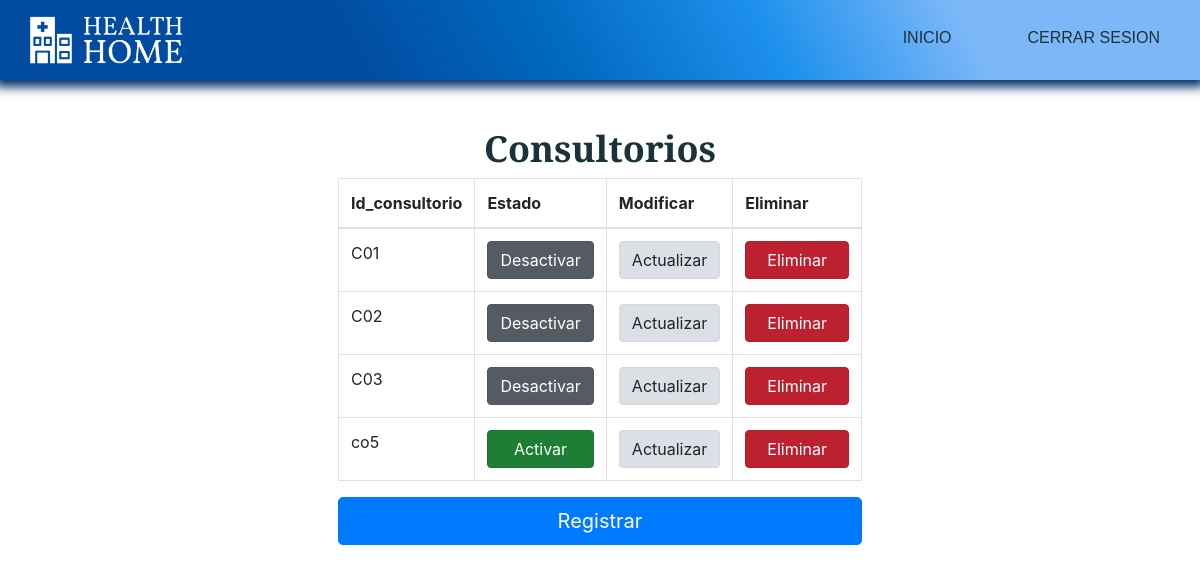
The page /index.php?c=Administrador&a=gestion_consult on the database its author committed.
### tables this page shows
CREATE TABLE `consultorios` (
  `id_consultorios` varchar(3) NOT NULL,
  `estado_consult` tinyint(1) NOT NULL,
  `create_consult` datetime NOT NULL DEFAULT current_timestamp()
);

### controllers/Administrador.php (called while the page is built, shortened)
<?php
	class AdministradorController {
		public function __construct(){
			require_once "models/AdministradorModel.php";
		}
		public function gestion_consult(){
			$consult = new Administrador_model();
			$data["consultorios"] = $consult->get_consultorios();
			require_once "views/administrador/gestion_consult/gestion_consult.php";
		}
	}
?>

### config/database.php (called while the page is built)
<?php
	class Conectar {
		public static function conexion(){
			$conexion = new mysqli("localhost", "root", "", "clinica_health_home");
			return $conexion;
		}
	}
?>

### models/AdministradorModel.php (called while the page is built, shortened)
<?php
	class Administrador_model {
		private $db;
		private $consultorios;
		public function __construct(){
			$this->db = Conectar::conexion();
			$this->consultorios = array();
		}
		public function get_consultorios()
		{
			$sql = "SELECT * FROM consultorios";
			$resultado = $this->db->query($sql);
			while($row = $resultado->fetch_assoc())
			{
				$this->consultorios[] = $row;
			}
			return $this->consultorios;
		}
	}
?>

### views/administrador/gestion_consult/gestion_consult.php (the view, shortened to what this page needs)
<!DOCTYPE html>
<html lang="en">
<head>
    <link rel="stylesheet" href="assets/css/estilos.css">
    <link rel="stylesheet" href="https://stackpath.bootstrapcdn.com/bootstrap/4.4.1/css/bootstrap.min.css">
    <link rel="stylesheet" type="text/css" href="https://cdn.datatables.net/v/bs4/dt-1.10.20/datatables.min.css"/>
    <link rel="stylesheet" type="text/css" href="https://cdn.datatables.net/responsive/2.2.3/css/responsive.dataTables.min.css">
</head>
<body>
    <header>
        <div class="container__menu">
            <div class="logo">
                <img src="assets/images/Logo2.png" alt="">
            </div>
            <div class="menu">
                <nav id="nav">
                    <ul>
                        <li><a href="index.php?c=Administrador&a=index">Inicio</a></li>
                        <li><a href="">Cerrar sesion</a></li>
                    </ul>
                </nav>
            </div>
        </div>
    </header>
    <main>
        <div class="container__cover">
            <div class="cover">
                <div class="caja3">
                    <h1>Consultorios</h1>
                    <div class="row">
                        <div class="col-lg-12">
                            <table id="example" class="table table-bordered  display nowrap" cellspacing="0" width="100%">
                                <thead>
                                    <tr>
                                        <th>Id_consultorio</th>
                                        <th>Estado</th>
                                        <th>Modificar</th>
                                        <th>Eliminar</th>
                                    </tr>
                                </thead>
                                <tbody>
                                    <?php foreach ($data["consultorios"] as $dato) {
                                      if($dato["estado_consult"]==1){
                                        $url="index.php?c=Administrador&a=cambio_estado_1_consult&id=";
                                        $boton="class='btn btn-secondary active' role='button' aria-pressed='true'>Desactivar</a>";
                                      }else{
                                        $url="index.php?c=Administrador&a=cambio_estado_2_consult&id=";
                                        $boton="class='btn btn-success active' role='button' aria-pressed='true'>&nbsp&nbsp&nbspActivar&nbsp&nbsp&nbsp</a>";
                                      }
                                      echo "<tr>";
                                      echo "<td>".$dato["id_consultorios"]."</td>";
                                      echo "<td><a href='"."$url".$dato["id_consultorios"]."' ".$boton."</td>";
                                      echo "<td><a href='index.php?c=Administrador&a=actualizar_consult&id=".$dato["id_consultorios"]."' class='btn btn-light active' role='button' aria-pressed='true'>Actualizar</a></td>";
                                      echo "<td><a href='"."index.php?c=Administrador&a=eliminar_consult&id=".$dato["id_consultorios"]."' "."class='btn btn-danger active' role='button' aria-pressed='true'>&nbsp&nbspEliminar&nbsp&nbsp</a>"."</td>";
                                      echo "</tr>";
                                    }
                                    ?>
                                </tbody>
                            </table>
                        </div>
                    </div>
                    <a href="index.php?c=Administrador&a=nuevo_consult" class="btn btn-primary btn-lg btn-block" role="button" aria-pressed="true">Registrar</a>
                </div>
            </div>
        </div>
    </main>
</body>
</html>

### assets/css/estilos.css (style rules this page uses)
* { margin: 0; padding: 0; box-sizing: border-box; }
body { font-family: 'Montserrat', sans-serif; }
header { box-shadow: 0px 2px 10px 5px rgb(1, 48, 102); width: 100%; height: 80px; position: fixed; z-index: 1; padding: 40px; background: linear-gradient(62deg, rgba(1, 75, 160, 1) 29%, rgba(0, 105, 192, 1) 46%, rgba(30, 145, 237, 1) 64%, rgba(124, 183, 248, 1) 80%); }
.container__menu { max-width: 1200px; height: 100%; margin: auto; display: flex; justify-content: space-between; }
.logo { height: 100%; display: flex; align-items: center; }
.logo img { width: 170px; }
.menu { display: flex; align-items: center; margin-top: 11px; }
.menu ul { display: flex; }
.menu ul li { list-style: none; margin-left: 36px; }
.menu ul li a { font-family: 'Merriweather Sans', sans-serif; text-decoration: none; font-size: 16px; color: #1A323A; text-transform: uppercase; }
header nav ul li { padding: 10px 20px; -webkit-transition: all 500ms ease; -o-transition: all 500ms ease; transition: all 500ms ease; }
.container__cover { width: 100%; background-image: white; background-position: right; background-repeat: no-repeat; padding: 21px; }
.cover { max-width: 1200px; height: 100%; margin: auto; display: flex; align-items: center; justify-content: space-between; }
.row { --bs-gutter-x: 1.5rem; --bs-gutter-y: 0; display: flex; flex-wrap: wrap; margin-top: calc(-1 * var(--bs-gutter-y)); margin-right: calc(-0.5 * var(--bs-gutter-x)); margin-left: calc(-0.5 * var(--bs-gutter-x)); flex-direction: row; align-content: stretch; justify-content: center; }
.container__cover .caja3 { max-width: 100%; justify-content: center; margin-left: auto; margin-right: auto; align-content: center; align-items: center; margin-top: 106px; }
.container__cover .caja3 h1 { font-family: 'Merriweather Sans', sans-serif; font-size: 36px; font-weight: 600; text-align: center; color: #1A323A; margin-left: auto; margin-right: auto; }
@media screen and (max-width: 1700px) { .container__cover { background-position: 50%; } }
@media screen and (max-width:1200px) { header { padding: 20px; } }
@media screen and (max-width:1200px) { .container__cover { background-position: -100px; } }
table thead { background-color: white; }

### rows shown on the page
consultorios: id_consultorios "C01", estado_consult "Desactivar"
consultorios: id_consultorios "C02", estado_consult "Desactivar"
consultorios: id_consultorios "C03", estado_consult "Desactivar"
consultorios: id_consultorios "co5", estado_consult "Activar"
